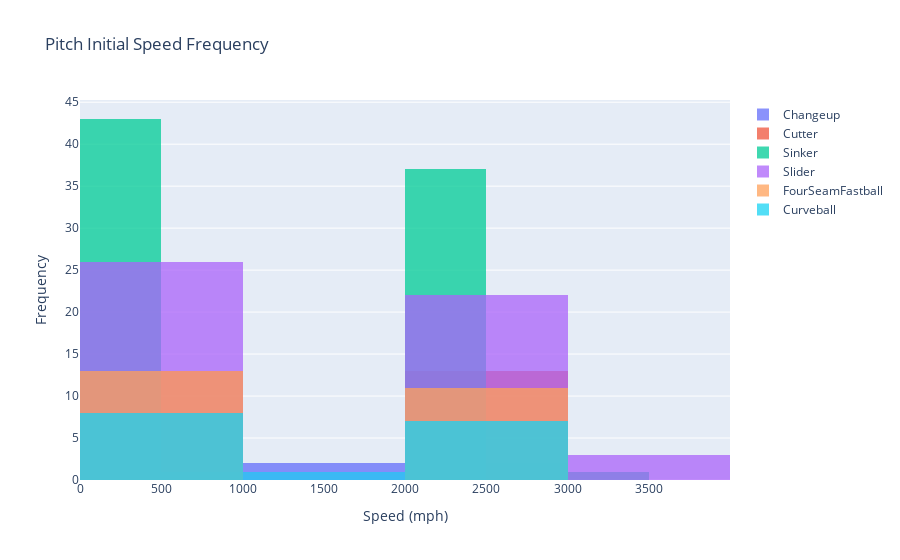

The notebook cell this image was saved under:
### Code cell
# Overlay
fig = go.Figure()
for i in range(len(pitch_type_types)):
    fig.add_trace(go.Histogram(x=pitch_speed[i], name=pitch_type_types[i]))

# Overlay both histograms
fig.update_layout(barmode='overlay', title_text='Pitch Initial Speed Frequency')
fig.update_xaxes(title_text="Speed (mph)")
fig.update_yaxes(title_text="Frequency")

# Reduce opacity to see both histograms
fig.update_traces(opacity=0.75)
fig.show()

fig.write_image("Pitch Initial Speed Frequency Histogram.png", engine='kaleido')

### Figure 1 — Plotly figure (JSON) as saved in the notebook; plotly's stock layout.template omitted (floating-point values rounded to 4 significant figures)
{"data": [{"name": "Changeup", "opacity": 0.75, "type": "histogram", "x": [86, 83, 84, 86, 86, 84, 1760, 2350, 20, 2510, 1910, 200]}, {"name": "Cutter", "opacity": 0.75, "type": "histogram", "x": [88, 87, 90, 90, 90, 86, 87, 87, 89, 86, 89, 86, 88, 2860, 2870, 2190, 2980, 2960, 2960, 2860, 2750, 2670, 2910, 2220, 2670, 2690]}, {"name": "Sinker", "opacity": 0.75, "type": "histogram", "x": [95, 93, 95, 90, 96, 92, 92, 95, 94, 97, 91, 90, 96, 91, 91, 90, 93, 95, 95, 95, 96, 91, 92, 92, 95, 92, 92, 92, 95, 90, 94, 95, 91, 92, 91, 91, 92, 91, 95, 90, 92, 2280, 2230, 2250, 2330, 2350, 2390, 2080, 3350, 2240, 2300, 2260, 2170, 950, 2260, 2300, 2150, 2380, 2260, 2300, 2360, 2330, 2330, 2150, 2260, 10, 2310, 2280, 2310, 2140, 2240, 2300, 2330, 2200, 2250, 2150, 2210, 2220, 2370, 70, 2300, 2310]}, {"name": "Slider", "opacity": 0.75, "type": "histogram", "x": [83, 80, 86, 82, 86, 71, 80, 79, 84, 80, 84, 87, 85, 83, 87, 79, 83, 84, 82, 84, 86, 79, 82, 86, 86, 85, 2470, 2910, 1350, 2290, 2490, 2410, 2370, 2130, 2570, 2370, 3080, 2890, 2550, 2460, 2490, 2530, 2500, 2540, 2520, 2590, 3230, 2550, 2160, 3040, 2580, 2870]}, {"name": "FourSeamFastball", "opacity": 0.75, "type": "histogram", "x": [93, 93, 90, 97, 92, 91, 93, 91, 91, 94, 94, 91, 2180, 2530, 2090, 2260, 110, 2410, 2460, 2120, 2200, 2230, 2440, 2190]}, {"name": "Curveball", "opacity": 0.75, "type": "histogram", "x": [71, 79, 77, 77, 80, 80, 78, 77, 2580, 2950, 2950, 1620, 2860, 2990, 2890, 2780]}], "layout": {"barmode": "overlay", "title": {"text": "Pitch Initial Speed Frequency"}, "xaxis": {"title": {"text": "Speed (mph)"}}, "yaxis": {"title": {"text": "Frequency"}}}}
